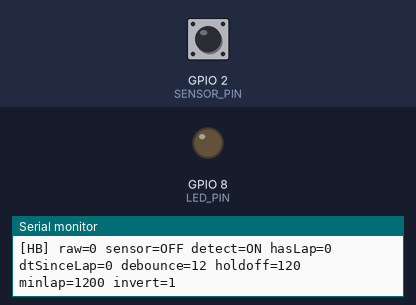
A sketch run on a simulated ESP32-C3. On the bench: output pins drawn as LEDs (lit = HIGH), the last lines printed to the serial monitor. The test bench sets the inputs (shaded band); at power-on: GPIO 2 (SENSOR_PIN) LOW. EEPROM starts erased; nothing arrives over Bluetooth unless stated; a phone connects over Bluetooth LE 3 s after start.

Above: at 1.4 s.
1.5 s: GPIO 2 (SENSOR_PIN) driven HIGH
3.0 s: GPIO 2 (SENSOR_PIN) driven LOW
At 4.2 s:
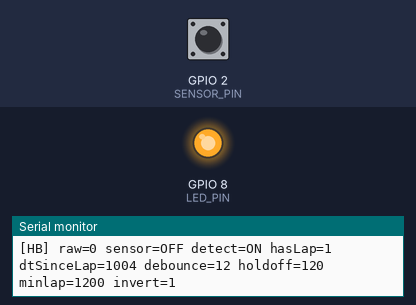
4.5 s: GPIO 2 (SENSOR_PIN) pulsed HIGH 2 times (0.12 s each, 0.3 s apart)
At 5.1 s:
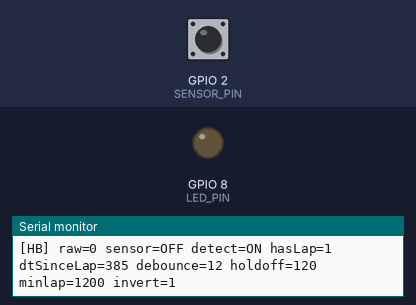
Timing chart, 0 to 7.5 s (numbered marks = the images above; inputs shaded):
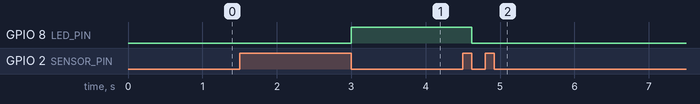

Measured:
- after the input at 3.0 s, GPIO 8 (LED_PIN): LOW → HIGH at once
- after the input at 4.5 s, GPIO 8 (LED_PIN): HIGH → LOW after 0.12 s

The sketch:

Chrono_ESP32C3_TCRT5000.ino
```cpp
#include <Arduino.h>
#include <Preferences.h>
#include <BLEDevice.h>
#include <BLE2902.h>

// ESP32-C3 + TCRT5000 (digital DO)
// BLE protocol compatible with web app (Nordic UART Service):
// - TX notify: sends "LAP\n" and "CFG ...\n"
// - RX write: accepts "GET" and "SET key=value ..."

// -------- Pins --------
// Change to your wiring if needed.
static const int SENSOR_PIN = 2;      // TCRT5000 DO -> GPIO2
static const int LED_PIN = LED_BUILTIN;

// -------- BLE NUS UUIDs --------
static const char *NUS_SERVICE_UUID = "6e400001-b5a3-f393-e0a9-e50e24dcca9e";
static const char *NUS_RX_UUID = "6e400002-b5a3-f393-e0a9-e50e24dcca9e"; // write from app
static const char *NUS_TX_UUID = "6e400003-b5a3-f393-e0a9-e50e24dcca9e"; // notify to app

struct Config {
  uint16_t threshold;     // kept for app compatibility (unused in digital mode)
  uint16_t hysteresis;    // kept for app compatibility (unused in digital mode)
  uint16_t debounceMs;    // ignore state changes faster than this
  uint16_t holdoffMs;     // cooldown between triggers
  uint16_t minLapMs;      // minimum lap time allowed
  uint8_t invert;         // 0/1; many TCRT5000 modules are active LOW -> use invert=1
  uint8_t emaAlphaPct;    // kept for app compatibility (unused in digital mode)
  uint16_t sampleMs;      // sampling period for digital sensor polling
};

Config cfg;
Preferences prefs;

BLEServer *bleServer = nullptr;
BLECharacteristic *txChar = nullptr;
BLECharacteristic *rxChar = nullptr;
bool bleConnected = false;
String rxLine;

unsigned long lastChangeMs = 0;
unsigned long lastLapMs = 0;
unsigned long lastSampleMs = 0;
unsigned long lastPrintMs = 0;
bool hasLap = false;

bool sensorState = false; // physical state (non-inverted)
bool detected = false;    // logical state after invert

static void setFactoryDefaults() {
  cfg.threshold = 450;
  cfg.hysteresis = 40;
  cfg.debounceMs = 12;
  cfg.holdoffMs = 120;
  cfg.minLapMs = 1200;
  cfg.invert = 1;
  cfg.emaAlphaPct = 35;
  cfg.sampleMs = 2;
}

static void serialCfg() {
  Serial.print(F("[CFG] thr=")); Serial.print(cfg.threshold);
  Serial.print(F(" hyst=")); Serial.print(cfg.hysteresis);
  Serial.print(F(" debounce=")); Serial.print(cfg.debounceMs);
  Serial.print(F(" holdoff=")); Serial.print(cfg.holdoffMs);
  Serial.print(F(" minlap=")); Serial.print(cfg.minLapMs);
  Serial.print(F(" invert=")); Serial.print(cfg.invert);
  Serial.print(F(" alpha=")); Serial.print(cfg.emaAlphaPct);
  Serial.print(F(" sample=")); Serial.println(cfg.sampleMs);
}

static void saveConfig() {
  prefs.begin("chrono", false);
  prefs.putUShort("thr", cfg.threshold);
  prefs.putUShort("hyst", cfg.hysteresis);
  prefs.putUShort("deb", cfg.debounceMs);
  prefs.putUShort("hold", cfg.holdoffMs);
  prefs.putUShort("min", cfg.minLapMs);
  prefs.putUChar("inv", cfg.invert);
  prefs.putUChar("alpha", cfg.emaAlphaPct);
  prefs.putUShort("smp", cfg.sampleMs);
  prefs.putBool("has", true);
  prefs.end();
  Serial.println(F("[NVS] Config saved"));
  serialCfg();
}

static void loadConfig() {
  prefs.begin("chrono", true);
  bool has = prefs.getBool("has", false);
  if (!has) {
    prefs.end();
    setFactoryDefaults();
    saveConfig();
    Serial.println(F("[NVS] No valid config, defaults written"));
    return;
  }

  cfg.threshold = prefs.getUShort("thr", 450);
  cfg.hysteresis = prefs.getUShort("hyst", 40);
  cfg.debounceMs = prefs.getUShort("deb", 12);
  cfg.holdoffMs = prefs.getUShort("hold", 120);
  cfg.minLapMs = prefs.getUShort("min", 1200);
  cfg.invert = prefs.getUChar("inv", 1);
  cfg.emaAlphaPct = prefs.getUChar("alpha", 35);
  cfg.sampleMs = prefs.getUShort("smp", 2);
  prefs.end();
  Serial.println(F("[NVS] Config loaded"));
  serialCfg();
}

static String cfgLine() {
  char buf[180];
  snprintf(buf, sizeof(buf),
           "CFG thr=%u hyst=%u debounce=%u holdoff=%u minlap=%u invert=%u alpha=%u sample=%u\n",
           cfg.threshold, cfg.hysteresis, cfg.debounceMs, cfg.holdoffMs,
           cfg.minLapMs, cfg.invert, cfg.emaAlphaPct, cfg.sampleMs);
  return String(buf);
}

static void bleNotifyText(const String &s) {
  if (!txChar) return;
  txChar->setValue((uint8_t *)s.c_str(), s.length());
  txChar->notify();
  Serial.print(F("[BLE TX] "));
  Serial.print(s);
}

static bool parseKeyU32(const String &line, const char *key, uint32_t &out) {
  int idx = line.indexOf(key);
  if (idx < 0) return false;
  idx += strlen(key);
  int end = idx;
  while (end < (int)line.length() && isDigit(line[end])) end++;
  if (end <= idx) return false;
  out = (uint32_t)line.substring(idx, end).toInt();
  return true;
}

static void applyCommand(String line) {
  line.trim();
  if (!line.length()) return;

  Serial.print(F("[BLE RX] ")); Serial.println(line);

  String upper = line;
  upper.toUpperCase();

  if (upper.startsWith("GET")) {
    bleNotifyText(cfgLine());
    return;
  }

  if (upper.startsWith("SET")) {
    uint32_t v;
    bool changed = false;
    if (parseKeyU32(line, "thr=", v))      { cfg.threshold = constrain(v, 0, 1023); changed = true; }
    if (parseKeyU32(line, "hyst=", v))     { cfg.hysteresis = constrain(v, 0, 512); changed = true; }
    if (parseKeyU32(line, "debounce=", v)) { cfg.debounceMs = constrain(v, 0, 2000); changed = true; }
    if (parseKeyU32(line, "holdoff=", v))  { cfg.holdoffMs = constrain(v, 0, 10000); changed = true; }
    if (parseKeyU32(line, "minlap=", v))   { cfg.minLapMs = constrain(v, 0, 60000); changed = true; }
    if (parseKeyU32(line, "invert=", v))   { cfg.invert = v ? 1 : 0; changed = true; }
    if (parseKeyU32(line, "alpha=", v))    { cfg.emaAlphaPct = constrain(v, 1, 100); changed = true; }
    if (parseKeyU32(line, "sample=", v))   { cfg.sampleMs = constrain(v, 1, 200); changed = true; }

    if (changed) saveConfig();
    bleNotifyText(cfgLine());
    return;
  }
}

class ServerCallbacks : public BLEServerCallbacks {
  void onConnect(BLEServer *pServer) override {
    (void)pServer;
    bleConnected = true;
    Serial.println(F("[BLE] Client connected"));
  }

  void onDisconnect(BLEServer *pServer) override {
    (void)pServer;
    bleConnected = false;
    Serial.println(F("[BLE] Client disconnected"));
    delay(60);
    BLEDevice::startAdvertising();
  }
};

class RxCallbacks : public BLECharacteristicCallbacks {
  void onWrite(BLECharacteristic *pCharacteristic) override {
    String value = pCharacteristic->getValue();
    for (int i = 0; i < value.length(); i++) {
      char c = value.charAt(i);
      if (c == '\n') {
        applyCommand(rxLine);
        rxLine = "";
      } else if (c != '\r') {
        rxLine += c;
        if (rxLine.length() > 160) rxLine = "";
      }
    }
  }
};

static void setupBle() {
  BLEDevice::init("ScalexLap");

  bleServer = BLEDevice::createServer();
  bleServer->setCallbacks(new ServerCallbacks());

  BLEService *svc = bleServer->createService(NUS_SERVICE_UUID);

  txChar = svc->createCharacteristic(
    NUS_TX_UUID,
    BLECharacteristic::PROPERTY_NOTIFY | BLECharacteristic::PROPERTY_READ
  );
  txChar->addDescriptor(new BLE2902());

  rxChar = svc->createCharacteristic(
    NUS_RX_UUID,
    BLECharacteristic::PROPERTY_WRITE | BLECharacteristic::PROPERTY_WRITE_NR
  );
  rxChar->setCallbacks(new RxCallbacks());

  svc->start();

  BLEAdvertising *adv = BLEDevice::getAdvertising();
  adv->addServiceUUID(NUS_SERVICE_UUID);
  adv->setScanResponse(true);
  adv->setMinPreferred(0x06);
  adv->setMinPreferred(0x12);
  adv->start();

  Serial.println(F("[BLE] Advertising as ScalexLap"));
}

void setup() {
  pinMode(SENSOR_PIN, INPUT);
  pinMode(LED_PIN, OUTPUT);
  digitalWrite(LED_PIN, LOW);

  Serial.begin(115200);
  delay(200);
  Serial.println();
  Serial.println(F("=== ScalexLap ESP32-C3 + TCRT5000 (DO) ==="));

  loadConfig();

  bool rawDigital = digitalRead(SENSOR_PIN) == HIGH;
  sensorState = rawDigital;
  detected = cfg.invert ? !sensorState : sensorState;

  lastLapMs = 0;
  lastChangeMs = millis();
  lastSampleMs = millis();
  lastPrintMs = 0;
  hasLap = false;

  Serial.print(F("[SENSOR] Initial raw=")); Serial.print(rawDigital ? 1 : 0);
  Serial.print(F(" sensor=")); Serial.print(sensorState ? F("ON") : F("OFF"));
  Serial.print(F(" detect=")); Serial.println(detected ? F("ON") : F("OFF"));

  setupBle();
  bleNotifyText(cfgLine());
}

void loop() {
  unsigned long t = millis();

  if (t - lastSampleMs >= cfg.sampleMs) {
    lastSampleMs = t;

    bool rawDigital = digitalRead(SENSOR_PIN) == HIGH;
    bool newSensorState = rawDigital;

    if (newSensorState != sensorState) {
      if (t - lastChangeMs >= cfg.debounceMs) {
        bool prevSensor = sensorState;
        bool prevDetect = detected;

        sensorState = newSensorState;
        detected = cfg.invert ? !sensorState : sensorState;
        lastChangeMs = t;

        Serial.print(F("[STATE] sensor ")); Serial.print(prevSensor ? F("ON") : F("OFF"));
        Serial.print(F(" -> ")); Serial.print(sensorState ? F("ON") : F("OFF"));
        Serial.print(F(" | detect ")); Serial.print(prevDetect ? F("ON") : F("OFF"));
        Serial.print(F(" -> ")); Serial.println(detected ? F("ON") : F("OFF"));

        if (!prevDetect && detected) {
          unsigned long sinceLastLap = t - lastLapMs;

          if (hasLap && sinceLastLap < cfg.holdoffMs) {
            Serial.print(F("[FILTER] holdoff ")); Serial.println(sinceLastLap);
          } else if (hasLap && cfg.minLapMs > 0 && sinceLastLap < cfg.minLapMs) {
            Serial.print(F("[FILTER] minlap ")); Serial.println(sinceLastLap);
          } else {
            if (!hasLap) Serial.println(F("[LAP] First trigger accepted"));
            hasLap = true;
            lastLapMs = t;

            bleNotifyText("LAP\n");
            digitalWrite(LED_PIN, !digitalRead(LED_PIN));

            Serial.print(F("[LAP] OK dt=")); Serial.println(sinceLastLap);
          }
        }
      }
    }

    if (t - lastPrintMs >= 500) {
      lastPrintMs = t;
      Serial.print(F("[HB] raw=")); Serial.print(rawDigital ? 1 : 0);
      Serial.print(F(" sensor=")); Serial.print(sensorState ? F("ON") : F("OFF"));
      Serial.print(F(" detect=")); Serial.print(detected ? F("ON") : F("OFF"));
      Serial.print(F(" hasLap=")); Serial.print(hasLap ? 1 : 0);
      Serial.print(F(" dtSinceLap=")); Serial.print(hasLap ? (t - lastLapMs) : 0);
      Serial.print(F(" debounce=")); Serial.print(cfg.debounceMs);
      Serial.print(F(" holdoff=")); Serial.print(cfg.holdoffMs);
      Serial.print(F(" minlap=")); Serial.print(cfg.minLapMs);
      Serial.print(F(" invert=")); Serial.println(cfg.invert);
    }
  }
}
```
